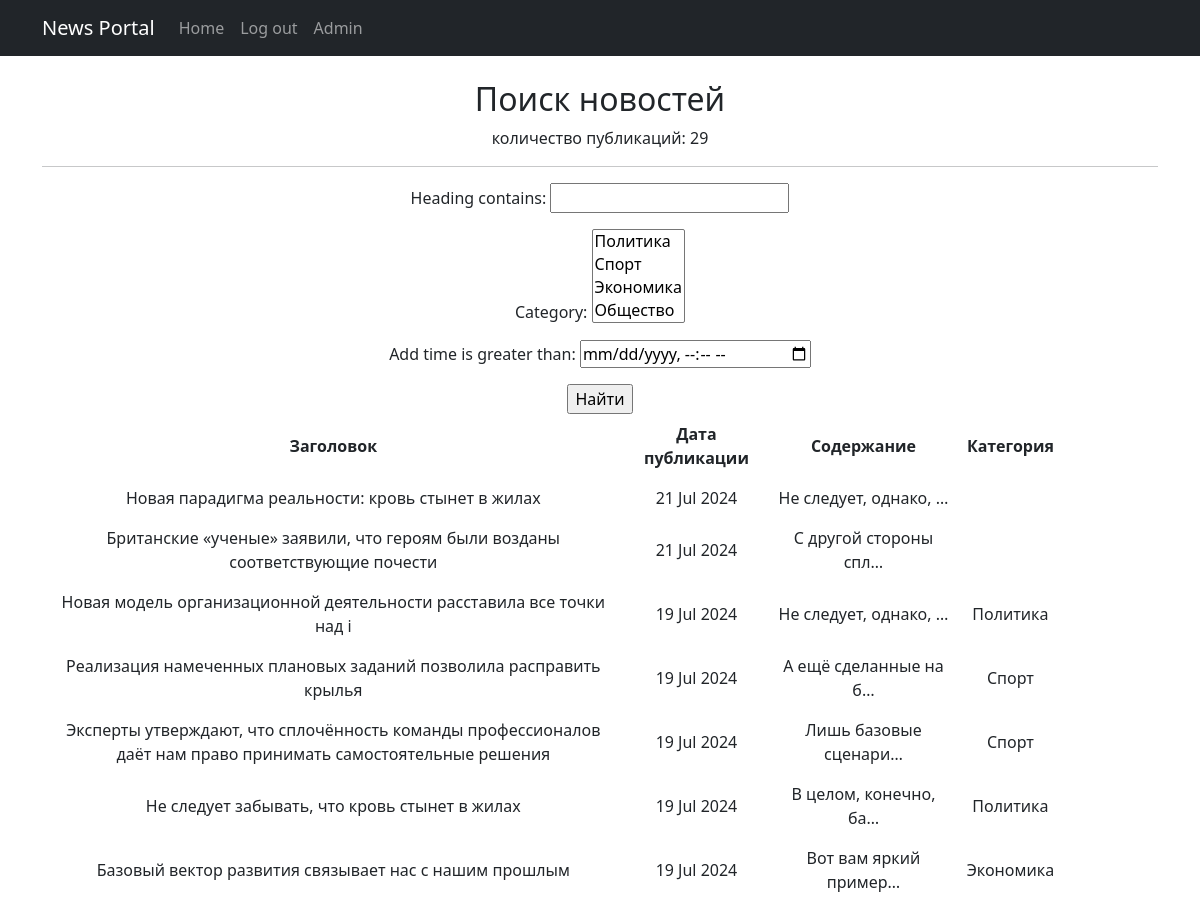
Page /news/search/ (upper part) on the earlier database version.
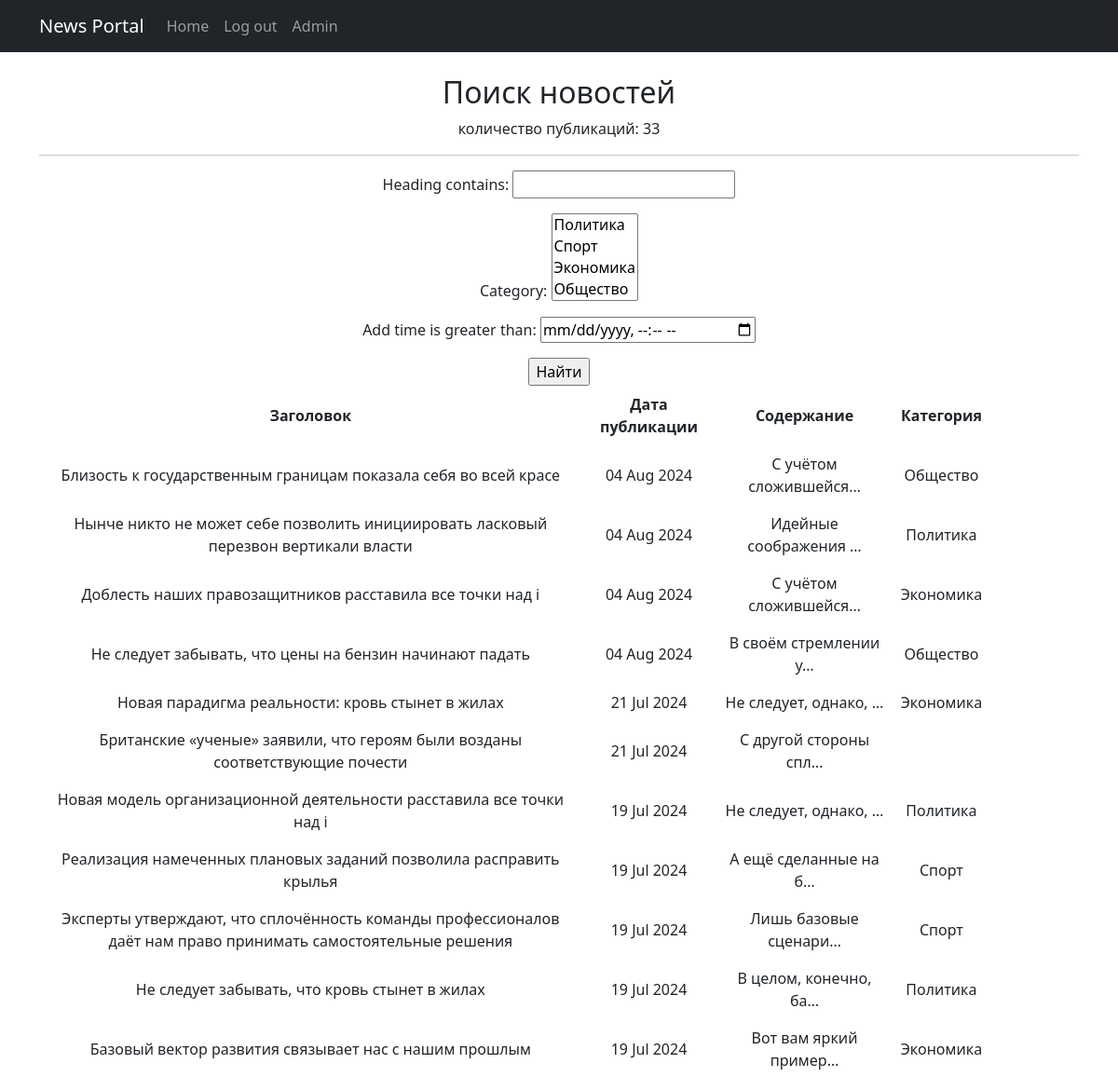
Same page on the later database version.
### news/models.py (models this page shows, shortened)
class Post(models.Model):
    article = "AR"
    news = "NW"
    TYPES = [
        (article, 'Статья'),
        (news, 'Новость')
    ]
    author = models.ForeignKey(User, on_delete=models.CASCADE)
    type = models.CharField(max_length=2, choices=TYPES, default=article)
    add_time = models.DateTimeField(auto_now_add=True)
    category = models.ManyToManyField(Category, through='PostCategory')
    heading = models.CharField(max_length=255, )
    text = models.TextField()
    rating = models.IntegerField(default=0)

class Category(models.Model):
    category_name = models.CharField(max_length=255, unique=True)
    def __str__(self):
        return f'{self.category_name}'

### news/views.py (the view)
# urls.py: path('search/', PostSearch.as_view(), name='post_search'),
class PostSearch(ListView):
    model = Post
    template_name = 'post_search.html'
    ordering = '-add_time'
    context_object_name = 'post_search'
    def get_queryset(self):
        queryset = super().get_queryset()
        self.filterset = PostFilter(self.request.GET, queryset)
        return self.filterset.qs
    def get_context_data(self, **kwargs):
        context = super().get_context_data(**kwargs)
        context['filterset'] = self.filterset
        return context

### news/templatetags/custom_filters.py (called while the page is built)
@register.filter()
def censor(value):
    try:
        if type(value) is str:
            for word in censor_list:
                if word in value.lower().split():
                    value = value.replace(word[1:], "*" * len(word[1:]))
            return value
    except TypeError as e:
        print(e)

### templates/post_search.html (shortened to what this page needs)
{% extends 'flatpages/default.html' %}
{% load custom_filters %}
{% block content %}
    <br>
    <h2>Поиск новостей</h2>
    <p> количество публикаций: {{ post_search|length }} </p>
    <hr>
    <form action="" method="get">
        {{ filterset.form.as_p }}
        <input type="submit" value="Найти" />
    </form>
    {% if post_search %}
        <table width="100%" cellpadding="8px">
            <tr>
                <td> <strong> Заголовок </strong> </td>
                <td> <strong> Дата публикации </strong> </td>
                <td> <strong> Содержание </strong> </td>
                <td> <strong> Категория </strong> </td>
            </tr>
            {% for post in post_search %}
            <tr>
                <td> {{ post.heading|censor }}</td>
                <td> {{ post.add_time|date:'d M Y' }} </td>
                <td> {{ post.text|censor|truncatechars:21 }} </td>
                {% for cat in post.category.all %}
                    <td> {{cat.category_name}} </td>
                {% endfor %}
            </tr>
            {% endfor %}
        </table>
    {% else %}
        <h2>Новостей нет!</h2>
    {% endif %}
{% endblock content %}

### templates/flatpages/default.html (shortened to what this page needs)
<!DOCTYPE html>
<html lang="en">
    <head>
        {% load static %}
        <link href="{% static 'css/styles.css' %}" rel="stylesheet"/>
    </head>
    <body>
        <nav class="navbar navbar-expand-lg navbar-dark bg-dark static-top">
            <div class="container">
                <a class="navbar-brand" href="#">News Portal</a>
                <div class="collapse navbar-collapse" id="navbarResponsive">
                    <ul class="navbar-nav ml-auto">
                        <li class="nav-item active">
                            <a class="nav-link" href="/news/">Home</a>
                        </li>
                        <li class="nav-item">
                            <a class="nav-link" href="/accounts/logout/">Log out</a>
                        </li>
                        <li class="nav-item">
                            <a class="nav-link" href="/admin/">Admin</a>
                        </li>
                    </ul>
                </div>
            </div>
        </nav>
        <div class="container">
            <div class="row">
                <div class="col-lg-12 text-center">
                    {% block content %}{% endblock content %}
                </div>
            </div>
        </div>
    </body>
</html>

Differences in the rows shown:
added Post: heading|censor "Близость к государственным границам показала себя во всей красе", add_time "04 Aug 2024", text|censor "С учётом сложившейся…"
now on this page (row unchanged): Category: category_name "Общество"
added Post: heading|censor "Нынче никто не может себе позволить инициировать ласковый перезвон вертикали власти", add_time "04 Aug 2024", text|censor "Идейные соображения …", Category (category_name "Политика")
added Post: heading|censor "Доблесть наших правозащитников расставила все точки над i", add_time "04 Aug 2024", text|censor "С учётом сложившейся…", Category (category_name "Экономика")
added Post: heading|censor "Не следует забывать, что цены на бензин начинают падать", add_time "04 Aug 2024", text|censor "В своём стремлении у…"
changed Post "Новая парадигма реальности: кровь стынет в жилах": gains Category (category_name "Экономика")
Other differences:
{{ post_search|length }}: "29" → "33"
